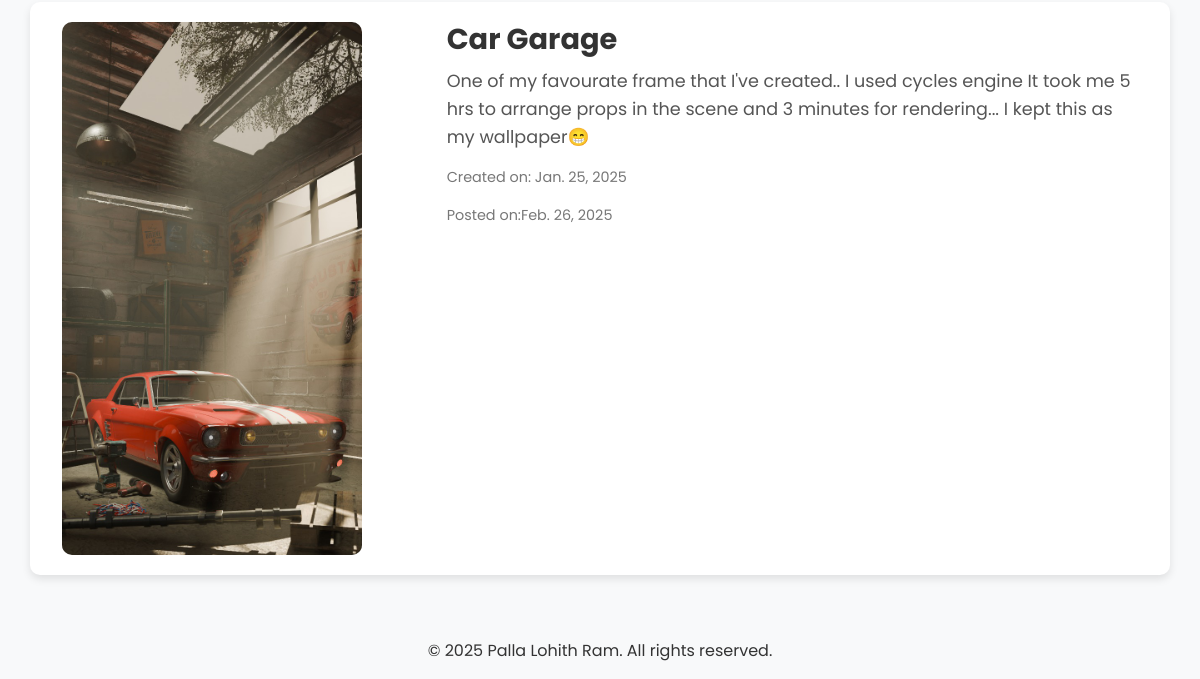
The page /blender/ (lower part) on the database as committed earlier.
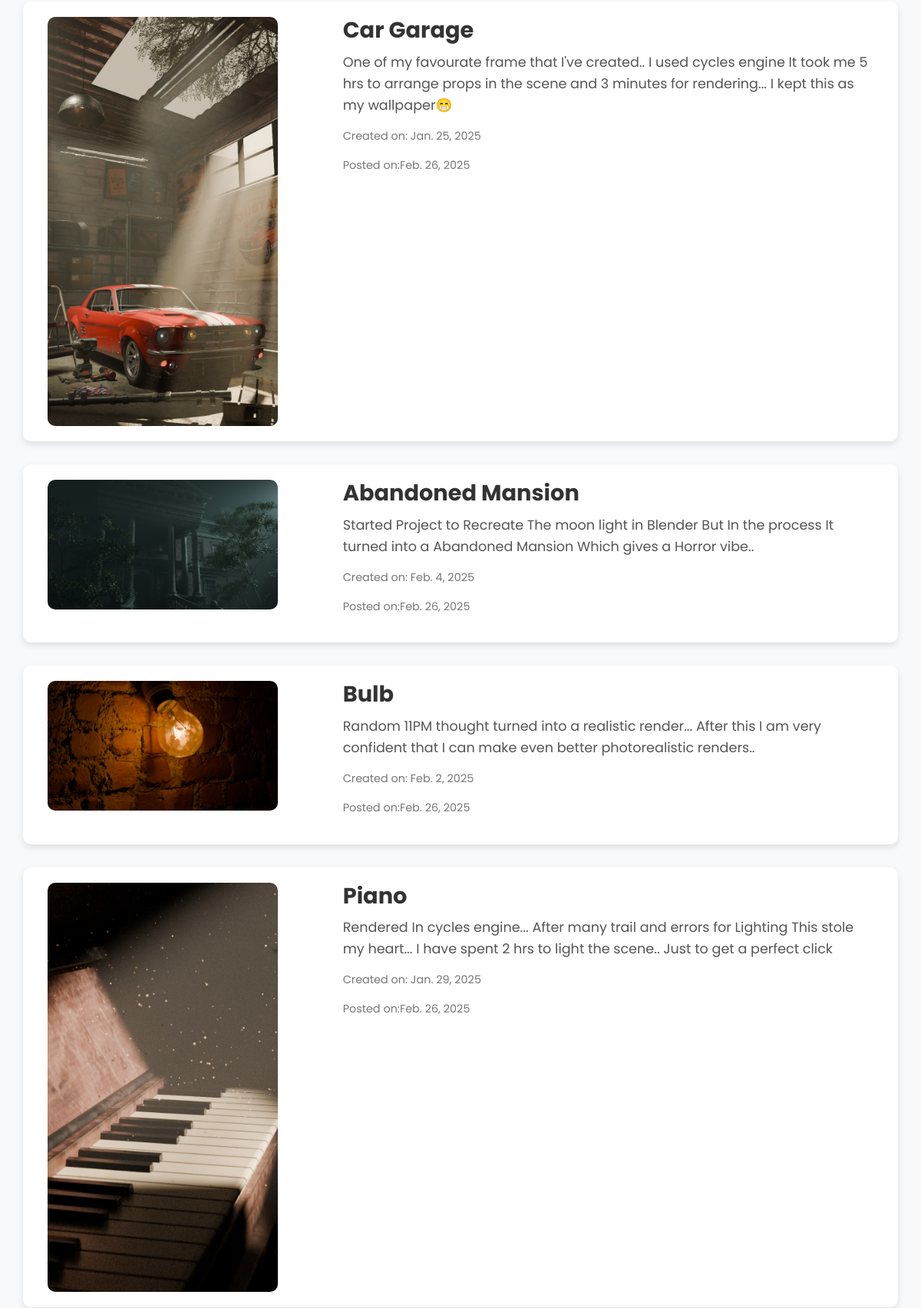
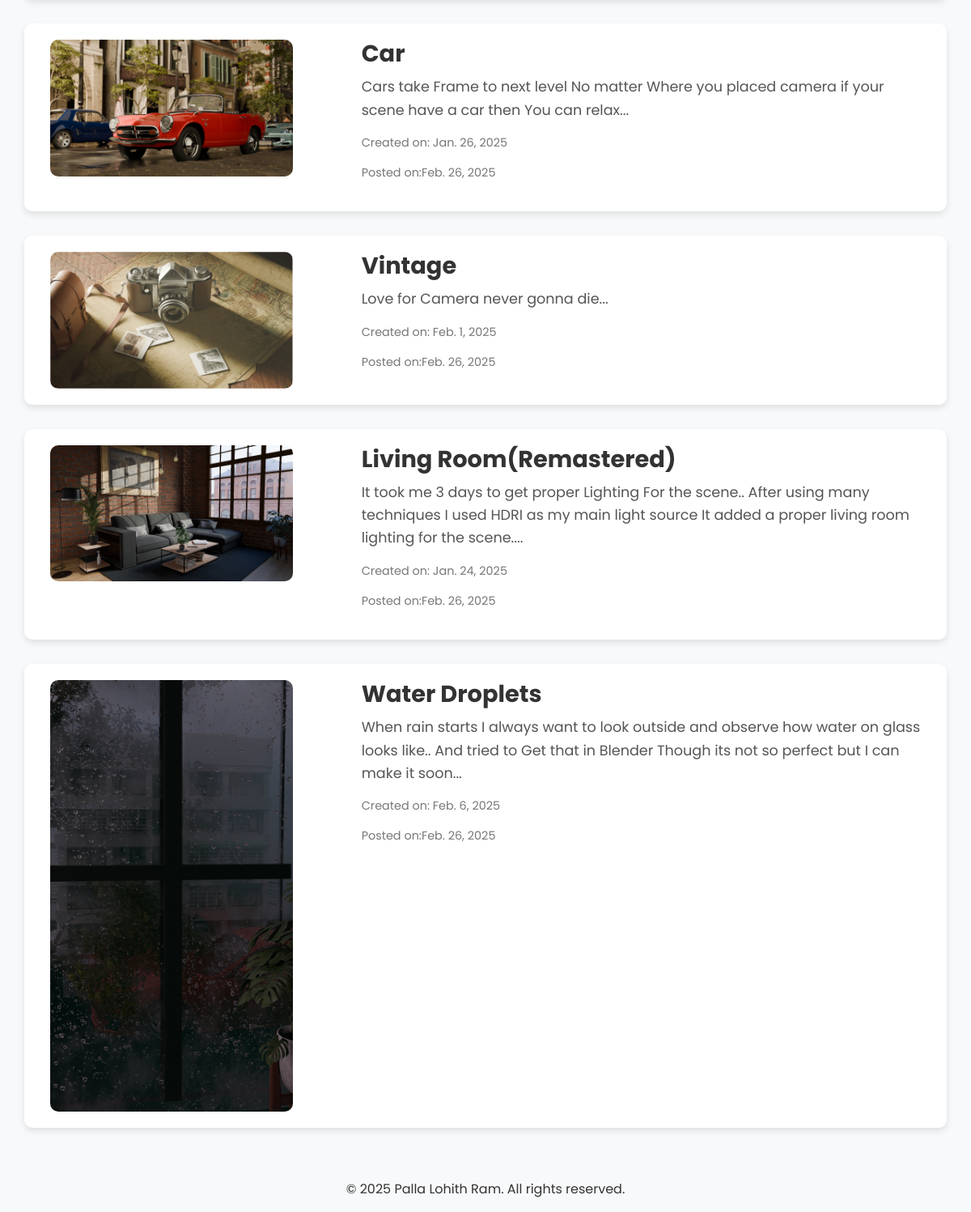
The same page on the database as committed later (2 pictures, top to bottom).
### blender/models.py (models this page shows)
class Blenderpost(models.Model):
    name=models.CharField(max_length=32)
    image=models.ImageField(upload_to='blender_posts')
    date=models.DateField()
    posted_date=models.DateField()
    details=models.CharField(max_length=500)

### blender/views.py (the view)
# urls.py: path('',views.posts,name="blender")
def posts(request):
    posts=Blenderpost.objects.all()
    return render(request,"blender_post.html",{"posts":posts})

### templates/blender_post.html (shortened to what this page needs)
<!DOCTYPE html>
<html lang="en">
<head>
    <link href="https://cdn.jsdelivr.net/npm/bootstrap@5.3.0/dist/css/bootstrap.min.css" rel="stylesheet">
</head>
<body>
    <div class="container my-5">
        {% if posts %}
          {% for post in posts %}
        <div class="row post-container">
            <div class="col-md-4">
                <img src="{{ post.image.url }}" alt="{{ post.name }}" class="post-image" data-bs-toggle="modal" data-bs-target="#imageModal{{ post.id }}">
            </div>
            <div class="col-md-8 post-details">
                <h2 class="post-title">{{ post.name }}</h2>
                <p class="post-description">{{ post.details }}</p>
                <p class="post-date">Created on: {{ post.date }}</p>
                <p class="post-date"> Posted on:{{post.posted_date}}</p>
            </div>
        </div>
        {% endfor %}
         {% else %}
        <h2 class="post-description">Not Posted Anythin Yet....</h2>
        {% endif %}
    </div>
    <div class="footer bg-light py-3">
        <div class="container text-center">
            <p class="mb-0">&copy; 2025 Palla Lohith Ram. All rights reserved.</p>
        </div>
    </div>
</body>
</html>

### templates/blender_post.html (style rules this page uses)
body { background-color: #f8f9fa; font-family: 'Poppins', sans-serif; color: #333; }
.post-container { background-color: #fff; border-radius: 10px; box-shadow: 0 4px 8px rgba(0, 0, 0, 0.1); margin-bottom: 30px; padding: 20px; }
.post-image { width: 100%; max-width: 300px; border-radius: 10px; object-fit: cover; cursor: pointer; }
.post-details { padding-left: 30px; }
.post-title { font-size: 1.8rem; font-weight: 700; margin-bottom: 10px; }
.post-description { font-size: 1.1rem; line-height: 1.6; color: #555; }
.post-date { font-size: 0.9rem; color: #777; margin-top: 10px; }

Rows that differ between the two databases and show on the page:
added Blenderpost: image (picture), name "Abandoned Mansion", details "Started Project to Recreate The moon light in Blender But In the process It turned into a Abandoned Mansion Which gives a Horror vibe..", date "Feb. 4, 2025", posted_date "Feb. 26, 2025"
added Blenderpost: image (picture), name "Bulb", details "Random 11PM thought turned into a realistic render... After this I am very confident that I can make even better photorealistic renders..", date "Feb. 2, 2025", posted_date "Feb. 26, 2025"
added Blenderpost: image (picture), name "Piano", details "Rendered In cycles engine... After many trail and errors for Lighting This stole my heart... I have spent 2 hrs to light the scene.. Just to get a perfect click", date "Jan. 29, 2025", posted_date "Feb. 26, 2025"
added Blenderpost: image (picture), name "Car", details "Cars take Frame to next level No matter Where you placed camera if your scene have a car then You can relax...", date "Jan. 26, 2025", posted_date "Feb. 26, 2025"
added Blenderpost: image (picture), name "Vintage", details "Love for Camera never gonna die...", date "Feb. 1, 2025", posted_date "Feb. 26, 2025"
added Blenderpost: image (picture), name "Living Room(Remastered)", details "It took me 3 days to get proper Lighting For the scene.. After using many techniques I used HDRI as my main light source It added a proper living room lighting for the scene....", date "Jan. 24, 2025", posted_date "Feb. 26, 2025"
added Blenderpost: image (picture), name "Water Droplets", details "When rain starts I always want to look outside and observe how water on glass looks like.. And tried to Get that in Blender Though its not so perfect but I can make it soon...", date "Feb. 6, 2025", posted_date "Feb. 26, 2025"
